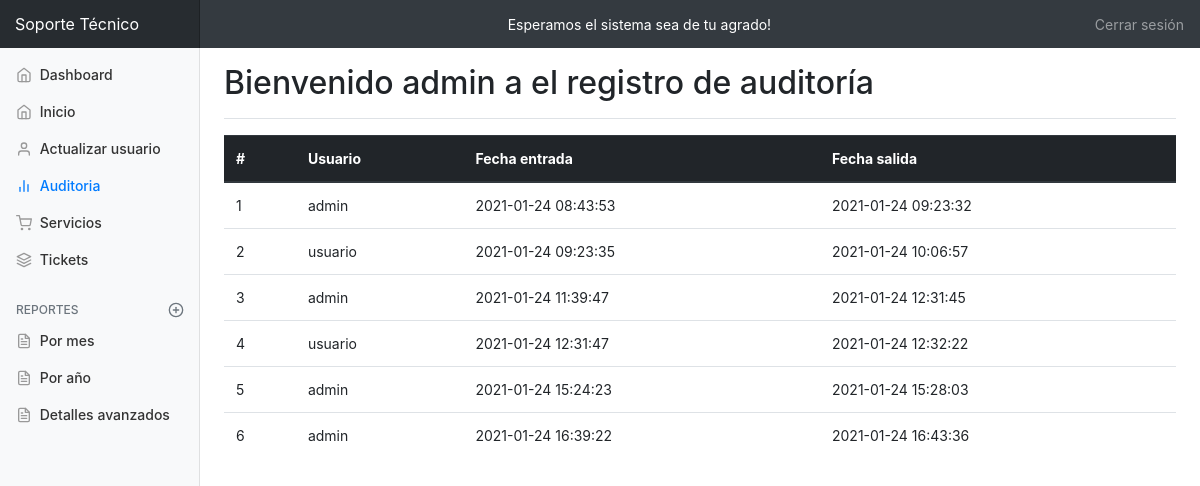
The app's page /views/auditoria.php (signed in) with its own data.
### tables this page shows
CREATE TABLE `auditoria` (
  `id` int(11) NOT NULL,
  `id_usuario` int(11) NOT NULL,
  `fecha_entrada` varchar(150) NOT NULL,
  `fecha_salida` varchar(150) NOT NULL
);

CREATE TABLE `usuario` (
  `id_usuario` int(11) NOT NULL,
  `nombre` varchar(250) NOT NULL,
  `apellido` varchar(250) NOT NULL,
  `correo` varchar(250) NOT NULL,
  `contraseña` varchar(250) NOT NULL,
  `permiso` varchar(50) NOT NULL,
  `telefono_fijo` varchar(150) NOT NULL,
  `telefono_cel` varchar(150) NOT NULL,
  `direccion` text NOT NULL
);

### views/auditoria.php (the view, shortened to what this page needs)
<!doctype html>
<html lang="es">
<?php
require_once '../conexion/conexion.php';
?>
<head>
    <link href="../css/bootstrap.min.css" rel="stylesheet">
    <link href="../css/font-awesome-4.6.3/css/font-awesome.min.css" rel="stylesheet" type="text/css" />
    <link href="../css/admin.css" rel="stylesheet">
</head>
<body>
    <nav class="navbar navbar-dark sticky-top bg-dark flex-md-nowrap p-0">
        <a class="navbar-brand col-sm-3 col-md-2 mr-0" href="admin.php">Soporte Técnico</a>
        <marquee behavior="" direction="" class="text-white">Esperamos el sistema sea de tu agrado!</marquee>
        <ul class="navbar-nav px-3">
            <li class="nav-item text-nowrap">
                <a class="nav-link" href="../control/logout.php">Cerrar sesión</a>
            </li>
        </ul>
    </nav>
    <div class="container-fluid">
        <div class="row">
            <nav class="col-md-2 d-none d-md-block bg-light sidebar">
                <div class="sidebar-sticky">
                    <ul class="nav flex-column">
                        <li class="nav-item">
                            <a class="nav-link" href="#">
                                <span data-feather="home"></span>
                                Dashboard
                            </a>
                        </li>
                        <li class="nav-item">
                            <a class="nav-link " href="admin.php">
                                <span data-feather="home"></span>
                                Inicio
                            </a>
                        </li>
                        <li class="nav-item">
                            <a class="nav-link" href="actualizar_usuario.php">
                                <span data-feather="user"></span>
                                Actualizar usuario
                            </a>
                        </li>
                        <li class="nav-item">
                            <a class="nav-link active" href="auditoria.php">
                                <span data-feather="bar-chart-2"></span>
                                Auditoria <span class="sr-only">(current)</span>
                            </a>
                        </li>
                        <li class="nav-item">
                            <a class="nav-link" href="#">
                                <span data-feather="shopping-cart"></span>
                                Servicios
                            </a>
                        </li>
                        <li class="nav-item">
                        <?php
                            if ($_SESSION['permiso'] == 'admin') {
                            ?>
                                <a class="nav-link" href="consultar_ticket.php">
                                <?php
                            }else{
                                ?>
                                <a class="nav-link" href="añadir_ticket.php">
                                <?php
                            }
                                ?>
                                <span data-feather="layers"></span>
                                Tickets
                            </a>
                        </li>
                    </ul>
                    <h6 class="sidebar-heading d-flex justify-content-between align-items-center px-3 mt-4 mb-1 text-muted">
                        <span>Reportes</span>
                        <a class="d-flex align-items-center text-muted" href="#">
                            <span data-feather="plus-circle"></span>
                        </a>
                    </h6>
                    <ul class="nav flex-column mb-2">
                        <li class="nav-item">
                            <a class="nav-link" href="#">
                                <span data-feather="file-text"></span>
                                Por mes
                            </a>
                        </li>
                        <li class="nav-item">
                            <a class="nav-link" href="#">
                                <span data-feather="file-text"></span>
                                Por año
                            </a>
                        </li>
                        <li class="nav-item">
                            <a class="nav-link" href="#">
                                <span data-feather="file-text"></span>
                                Detalles avanzados
                            </a>
                        </li>
                    </ul>
                </div>
            </nav>
            <main role="main" class="col-md-9 ml-sm-auto col-lg-10 pt-3 px-4">
                <div class="d-flex justify-content-between flex-wrap flex-md-nowrap align-items-center pb-2 mb-3 border-bottom">
                    <h1 class="h2">Bienvenido <?= $_SESSION['nombre'] ?> a el registro de auditoría</h1>
                </div>
                <table class="table">
                    <thead class="thead-dark">
                        <tr>
                            <th>#</th>
                            <th>Usuario</th>
                            <th>Fecha entrada</th>
                            <th>Fecha salida</th>
                        </tr>
                    </thead>
                    <tbody>
                        <?php
                        $num = 1;
                        $query = "SELECT a.id_usuario, a.fecha_entrada, a.fecha_salida, b.id_usuario, b.nombre FROM auditoria as a INNER JOIN usuario as b ON a.id_usuario = b.id_usuario";
                        $result = mysqli_query($dbconn, $query) or die(mysqli_error($dbconn));
                        while ($data = mysqli_fetch_assoc($result)) {
                        ?>
                            <tr>
                                <td><?= $num ?></td>
                                <td><?= $data['nombre']?></td>
                                <td><?= $data['fecha_entrada'] ?></td>
                                <td><?= $data['fecha_salida'] ?></td>
                            </tr>
                        <?php
                            $num++;
                        }
                        ?>
                    </tbody>
                </table>
            </main>
        </div>
    </div>
</body>
</html>

### css/admin.css (style rules this page uses)
body { font-size: .875rem; }
.feather { width: 16px; height: 16px; vertical-align: text-bottom; }
.sidebar { position: fixed; top: 0; bottom: 0; left: 0; z-index: 100; padding: 0; box-shadow: inset -1px 0 0 rgba(0, 0, 0, .1); }
.sidebar-sticky { position: -webkit-sticky; position: sticky; top: 48px; height: calc(100vh - 48px); padding-top: .5rem; overflow-x: hidden; overflow-y: auto; }
.sidebar .nav-link { font-weight: 500; color: #333; }
.sidebar .nav-link .feather { margin-right: 4px; color: #999; }
.sidebar .nav-link.active { color: #007bff; }
.sidebar .nav-link:hover .feather, .sidebar .nav-link.active .feather { color: inherit; }
.sidebar-heading { font-size: .75rem; text-transform: uppercase; }
.navbar-brand { padding-top: .75rem; padding-bottom: .75rem; font-size: 1rem; background-color: rgba(0, 0, 0, .25); box-shadow: inset -1px 0 0 rgba(0, 0, 0, .25); }
.border-bottom { border-bottom: 1px solid #e5e5e5; }

### records on screen
auditoria: id_usuario.nombre "admin", fecha_entrada "2021-01-24 08:43:53", fecha_salida "2021-01-24 09:23:32"
auditoria: id_usuario.nombre "usuario", fecha_entrada "2021-01-24 09:23:35", fecha_salida "2021-01-24 10:06:57"
auditoria: id_usuario.nombre "admin", fecha_entrada "2021-01-24 11:39:47", fecha_salida "2021-01-24 12:31:45"
auditoria: id_usuario.nombre "usuario", fecha_entrada "2021-01-24 12:31:47", fecha_salida "2021-01-24 12:32:22"
auditoria: id_usuario.nombre "admin", fecha_entrada "2021-01-24 15:24:23", fecha_salida "2021-01-24 15:28:03"
auditoria: id_usuario.nombre "admin", fecha_entrada "2021-01-24 16:39:22", fecha_salida "2021-01-24 16:43:36"

### other values on screen
$_SESSION['nombre'] "admin"
